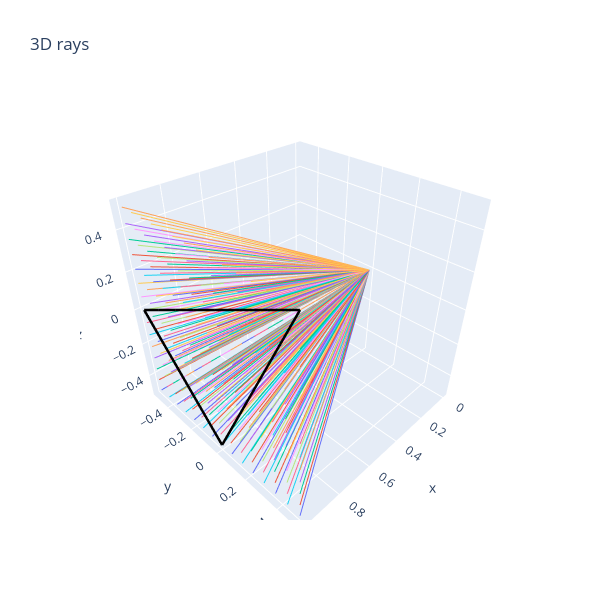
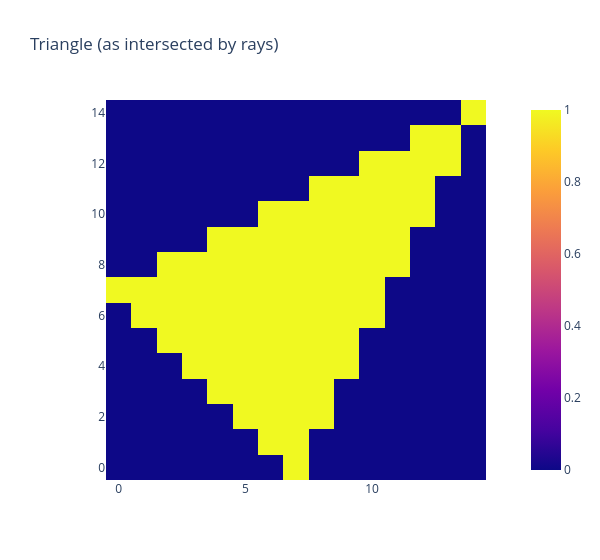
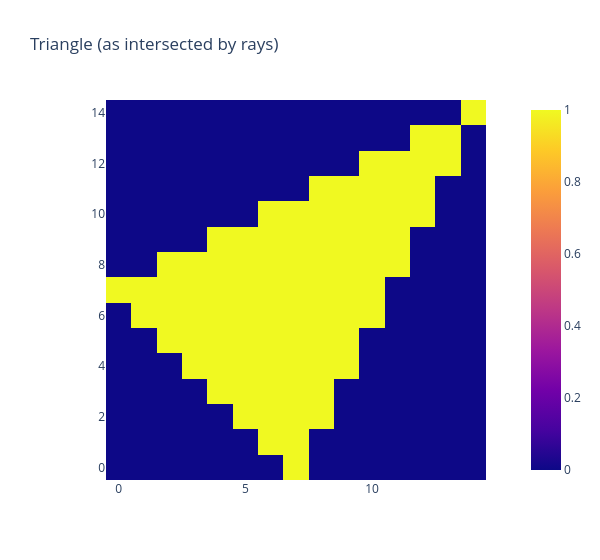

Source (notebook cell) for these figures, in order:
### Markdown cell above
### Exercise - implement `raytrace_triangle`

Below, you should implement `raytrace_triangle`, a funtion which checks whether each ray in `ray` intersects a single given triangle.

### Code cell
def raytrace_triangle(
    rays: Float[Tensor, "nrays rayPoints=2 dims=3"],
    triangle: Float[Tensor, "trianglePoints=3 dims=3"],
) -> Bool[Tensor, " nrays"]:
    """
    For each ray, return True if the triangle intersects that ray.
    """
    NR = rays.size(0)

    # Triangle is defined by 3 radius vectors: [[Ax, Ay, Az], [Bx, By, Bz], [Cx, Cy, Cz]]. We repeat this Number of Rays times
    A, B, C = einops.repeat(triangle, "pts dims -> pts NR dims", NR=NR)
    assert A.shape == (NR, 3)

    # Each element of `rays` is [[Ox, Oy, Oz], [Dx, Dy, Dz]]
    # unbind(dim=1) splits tensor ray into two different tensors (along axis 1 "raypoints=2")
    O, D = rays.unbind(dim=1)
    assert O.shape == (NR, 3)

    
    #For each ray, we solve:
    #   O - sD = A + u(B - A) + v(C - A) \equiv -sD + u(B - A) + v(C - A) = O - A
    # Solving for (s, u, v). For each ray, mat[i] is a 3x3 matrix
    # columns are -D[i], B[i] - A[i], and C[i] - A[i]
    mat: Float[Tensor, "NR 3 3"] = t.stack([-D, B - A, C - A], dim=-1)

    # For singular matrices we replace it with the identity
    dets: Float[Tensor, "NR"] = t.linalg.det(mat)
    is_singular = dets.abs() < 1e-8
    mat[is_singular] = t.eye(3)

    # Define vector on the right hand side of equation
    vec = O - A

    # Solve eqns
    sol: Float[Tensor, "NR 3"] = t.linalg.solve(mat, vec)
    s, u, v = sol.unbind(dim=-1)

    # Return boolean of (matrix is nonsingular) && (solution is in correct range implying intersection)
    return (s >= 0) & (u >= 0) & (v >= 0) & (u + v <= 1) & ~is_singular


A = t.tensor([1, 0.0, -0.5])
B = t.tensor([1, -0.5, 0.0])
C = t.tensor([1, 0.5, 0.5])
num_pixels_y = num_pixels_z = 15
y_limit = z_limit = 0.5

# Plot triangle & rays
test_triangle = t.stack([A, B, C], dim=0)
rays2d = make_rays_2d(num_pixels_y, num_pixels_z, y_limit, z_limit)
triangle_lines = t.stack([A, B, C, A, B, C], dim=0).reshape(-1, 2, 3)
render_lines_with_plotly(rays2d, triangle_lines)

# Calculate and display intersections
intersects = raytrace_triangle(rays2d, test_triangle)
img = intersects.reshape(num_pixels_y, num_pixels_z).int()
imshow(img, origin="lower", width=600, title="Triangle (as intersected by rays)")

### Figure 1 — Plotly figure (JSON) as saved in the notebook; plotly's stock layout.template omitted (floating-point values rounded to 4 significant figures)
{"data": [{"mode": "lines", "type": "scatter3d", "x": [0.0, 1.0], "y": [0.0, -0.5], "z": [0.0, -0.5]}, {"mode": "lines", "type": "scatter3d", "x": [0.0, 1.0], "y": [0.0, -0.5], "z": [0.0, -0.4286]}, {"mode": "lines", "type": "scatter3d", "x": [0.0, 1.0], "y": [0.0, -0.5], "z": [0.0, -0.3571]}, {"mode": "lines", "type": "scatter3d", "x": [0.0, 1.0], "y": [0.0, -0.5], "z": [0.0, -0.2857]}, {"mode": "lines", "type": "scatter3d", "x": [0.0, 1.0], "y": [0.0, -0.5], "z": [0.0, -0.2143]}, {"mode": "lines", "type": "scatter3d", "x": [0.0, 1.0], "y": [0.0, -0.5], "z": [0.0, -0.1429]}, {"mode": "lines", "type": "scatter3d", "x": [0.0, 1.0], "y": [0.0, -0.5], "z": [0.0, -0.07143]}, {"mode": "lines", "type": "scatter3d", "x": [0.0, 1.0], "y": [0.0, -0.5], "z": [0.0, -2.235e-08]}, {"mode": "lines", "type": "scatter3d", "x": [0.0, 1.0], "y": [0.0, -0.5], "z": [0.0, 0.07143]}, {"mode": "lines", "type": "scatter3d", "x": [0.0, 1.0], "y": [0.0, -0.5], "z": [0.0, 0.1429]}, {"mode": "lines", "type": "scatter3d", "x": [0.0, 1.0], "y": [0.0, -0.5], "z": [0.0, 0.2143]}, {"mode": "lines", "type": "scatter3d", "x": [0.0, 1.0], "y": [0.0, -0.5], "z": [0.0, 0.2857]}, {"mode": "lines", "type": "scatter3d", "x": [0.0, 1.0], "y": [0.0, -0.5], "z": [0.0, 0.3571]}, {"mode": "lines", "type": "scatter3d", "x": [0.0, 1.0], "y": [0.0, -0.5], "z": [0.0, 0.4286]}, {"mode": "lines", "type": "scatter3d", "x": [0.0, 1.0], "y": [0.0, -0.5], "z": [0.0, 0.5]}, {"mode": "lines", "type": "scatter3d", "x": [0.0, 1.0], "y": [0.0, -0.4286], "z": [0.0, -0.5]}, {"mode": "lines", "type": "scatter3d", "x": [0.0, 1.0], "y": [0.0, -0.4286], "z": [0.0, -0.4286]}, {"mode": "lines", "type": "scatter3d", "x": [0.0, 1.0], "y": [0.0, -0.4286], "z": [0.0, -0.3571]}, {"mode": "lines", "type": "scatter3d", "x": [0.0, 1.0], "y": [0.0, -0.4286], "z": [0.0, -0.2857]}, {"mode": "lines", "type": "scatter3d", "x": [0.0, 1.0], "y": [0.0, -0.4286], "z": [0.0, -0.2143]}, {"mode": "lines", "type": "scatter3d", "x": [0.0, 1.0], "y": [0.0, -0.4286], "z": [0.0, -0.1429]}, {"mode": "lines", "type": "scatter3d", "x": [0.0, 1.0], "y": [0.0, -0.4286], "z": [0.0, -0.07143]}, {"mode": "lines", "type": "scatter3d", "x": [0.0, 1.0], "y": [0.0, -0.4286], "z": [0.0, -2.235e-08]}, {"mode": "lines", "type": "scatter3d", "x": [0.0, 1.0], "y": [0.0, -0.4286], "z": [0.0, 0.07143]}, {"mode": "lines", "type": "scatter3d", "x": [0.0, 1.0], "y": [0.0, -0.4286], "z": [0.0, 0.1429]}, {"mode": "lines", "type": "scatter3d", "x": [0.0, 1.0], "y": [0.0, -0.4286], "z": [0.0, 0.2143]}, {"mode": "lines", "type": "scatter3d", "x": [0.0, 1.0], "y": [0.0, -0.4286], "z": [0.0, 0.2857]}, {"mode": "lines", "type": "scatter3d", "x": [0.0, 1.0], "y": [0.0, -0.4286], "z": [0.0, 0.3571]}, {"mode": "lines", "type": "scatter3d", "x": [0.0, 1.0], "y": [0.0, -0.4286], "z": [0.0, 0.4286]}, {"mode": "lines", "type": "scatter3d", "x": [0.0, 1.0], "y": [0.0, -0.4286], "z": [0.0, 0.5]}, {"mode": "lines", "type": "scatter3d", "x": [0.0, 1.0], "y": [0.0, -0.3571], "z": [0.0, -0.5]}, {"mode": "lines", "type": "scatter3d", "x": [0.0, 1.0], "y": [0.0, -0.3571], "z": [0.0, -0.4286]}, {"mode": "lines", "type": "scatter3d", "x": [0.0, 1.0], "y": [0.0, -0.3571], "z": [0.0, -0.3571]}, {"mode": "lines", "type": "scatter3d", "x": [0.0, 1.0], "y": [0.0, -0.3571], "z": [0.0, -0.2857]}, {"mode": "lines", "type": "scatter3d", "x": [0.0, 1.0], "y": [0.0, -0.3571], "z": [0.0, -0.2143]}, {"mode": "lines", "type": "scatter3d", "x": [0.0, 1.0], "y": [0.0, -0.3571], "z": [0.0, -0.1429]}, {"mode": "lines", "type": "scatter3d", "x": [0.0, 1.0], "y": [0.0, -0.3571], "z": [0.0, -0.07143]}, {"mode": "lines", "type": "scatter3d", "x": [0.0, 1.0], "y": [0.0, -0.3571], "z": [0.0, -2.235e-08]}, {"mode": "lines", "type": "scatter3d", "x": [0.0, 1.0], "y": [0.0, -0.3571], "z": [0.0, 0.07143]}, {"mode": "lines", "type": "scatter3d", "x": [0.0, 1.0], "y": [0.0, -0.3571], "z": [0.0, 0.1429]}, {"mode": "lines", "type": "scatter3d", "x": [0.0, 1.0], "y": [0.0, -0.3571], "z": [0.0, 0.2143]}, {"mode": "lines", "type": "scatter3d", "x": [0.0, 1.0], "y": [0.0, -0.3571], "z": [0.0, 0.2857]}, {"mode": "lines", "type": "scatter3d", "x": [0.0, 1.0], "y": [0.0, -0.3571], "z": [0.0, 0.3571]}, {"mode": "lines", "type": "scatter3d", "x": [0.0, 1.0], "y": [0.0, -0.3571], "z": [0.0, 0.4286]}, {"mode": "lines", "type": "scatter3d", "x": [0.0, 1.0], "y": [0.0, -0.3571], "z": [0.0, 0.5]}, {"mode": "lines", "type": "scatter3d", "x": [0.0, 1.0], "y": [0.0, -0.2857], "z": [0.0, -0.5]}, {"mode": "lines", "type": "scatter3d", "x": [0.0, 1.0], "y": [0.0, -0.2857], "z": [0.0, -0.4286]}, {"mode": "lines", "type": "scatter3d", "x": [0.0, 1.0], "y": [0.0, -0.2857], "z": [0.0, -0.3571]}, {"mode": "lines", "type": "scatter3d", "x": [0.0, 1.0], "y": [0.0, -0.2857], "z": [0.0, -0.2857]}, {"mode": "lines", "type": "scatter3d", "x": [0.0, 1.0], "y": [0.0, -0.2857], "z": [0.0, -0.2143]}, {"mode": "lines", "type": "scatter3d", "x": [0.0, 1.0], "y": [0.0, -0.2857], "z": [0.0, -0.1429]}, {"mode": "lines", "type": "scatter3d", "x": [0.0, 1.0], "y": [0.0, -0.2857], "z": [0.0, -0.07143]}, {"mode": "lines", "type": "scatter3d", "x": [0.0, 1.0], "y": [0.0, -0.2857], "z": [0.0, -2.235e-08]}, {"mode": "lines", "type": "scatter3d", "x": [0.0, 1.0], "y": [0.0, -0.2857], "z": [0.0, 0.07143]}, {"mode": "lines", "type": "scatter3d", "x": [0.0, 1.0], "y": [0.0, -0.2857], "z": [0.0, 0.1429]}, {"mode": "lines", "type": "scatter3d", "x": [0.0, 1.0], "y": [0.0, -0.2857], "z": [0.0, 0.2143]}, {"mode": "lines", "type": "scatter3d", "x": [0.0, 1.0], "y": [0.0, -0.2857], "z": [0.0, 0.2857]}, {"mode": "lines", "type": "scatter3d", "x": [0.0, 1.0], "y": [0.0, -0.2857], "z": [0.0, 0.3571]}, {"mode": "lines", "type": "scatter3d", "x": [0.0, 1.0], "y": [0.0, -0.2857], "z": [0.0, 0.4286]}, {"mode": "lines", "type": "scatter3d", "x": [0.0, 1.0], "y": [0.0, -0.2857], "z": [0.0, 0.5]}, {"mode": "lines", "type": "scatter3d", "x": [0.0, 1.0], "y": [0.0, -0.2143], "z": [0.0, -0.5]}, {"mode": "lines", "type": "scatter3d", "x": [0.0, 1.0], "y": [0.0, -0.2143], "z": [0.0, -0.4286]}, {"mode": "lines", "type": "scatter3d", "x": [0.0, 1.0], "y": [0.0, -0.2143], "z": [0.0, -0.3571]}, {"mode": "lines", "type": "scatter3d", "x": [0.0, 1.0], "y": [0.0, -0.2143], "z": [0.0, -0.2857]}, {"mode": "lines", "type": "scatter3d", "x": [0.0, 1.0], "y": [0.0, -0.2143], "z": [0.0, -0.2143]}, {"mode": "lines", "type": "scatter3d", "x": [0.0, 1.0], "y": [0.0, -0.2143], "z": [0.0, -0.1429]}, {"mode": "lines", "type": "scatter3d", "x": [0.0, 1.0], "y": [0.0, -0.2143], "z": [0.0, -0.07143]}, {"mode": "lines", "type": "scatter3d", "x": [0.0, 1.0], "y": [0.0, -0.2143], "z": [0.0, -2.235e-08]}, {"mode": "lines", "type": "scatter3d", "x": [0.0, 1.0], "y": [0.0, -0.2143], "z": [0.0, 0.07143]}, {"mode": "lines", "type": "scatter3d", "x": [0.0, 1.0], "y": [0.0, -0.2143], "z": [0.0, 0.1429]}, {"mode": "lines", "type": "scatter3d", "x": [0.0, 1.0], "y": [0.0, -0.2143], "z": [0.0, 0.2143]}, {"mode": "lines", "type": "scatter3d", "x": [0.0, 1.0], "y": [0.0, -0.2143], "z": [0.0, 0.2857]}, {"mode": "lines", "type": "scatter3d", "x": [0.0, 1.0], "y": [0.0, -0.2143], "z": [0.0, 0.3571]}, {"mode": "lines", "type": "scatter3d", "x": [0.0, 1.0], "y": [0.0, -0.2143], "z": [0.0, 0.4286]}, {"mode": "lines", "type": "scatter3d", "x": [0.0, 1.0], "y": [0.0, -0.2143], "z": [0.0, 0.5]}, {"mode": "lines", "type": "scatter3d", "x": [0.0, 1.0], "y": [0.0, -0.1429], "z": [0.0, -0.5]}, {"mode": "lines", "type": "scatter3d", "x": [0.0, 1.0], "y": [0.0, -0.1429], "z": [0.0, -0.4286]}, {"mode": "lines", "type": "scatter3d", "x": [0.0, 1.0], "y": [0.0, -0.1429], "z": [0.0, -0.3571]}, {"mode": "lines", "type": "scatter3d", "x": [0.0, 1.0], "y": [0.0, -0.1429], "z": [0.0, -0.2857]}, {"mode": "lines", "type": "scatter3d", "x": [0.0, 1.0], "y": [0.0, -0.1429], "z": [0.0, -0.2143]}, {"mode": "lines", "type": "scatter3d", "x": [0.0, 1.0], "y": [0.0, -0.1429], "z": [0.0, -0.1429]}, {"mode": "lines", "type": "scatter3d", "x": [0.0, 1.0], "y": [0.0, -0.1429], "z": [0.0, -0.07143]}, {"mode": "lines", "type": "scatter3d", "x": [0.0, 1.0], "y": [0.0, -0.1429], "z": [0.0, -2.235e-08]}, {"mode": "lines", "type": "scatter3d", "x": [0.0, 1.0], "y": [0.0, -0.1429], "z": [0.0, 0.07143]}, {"mode": "lines", "type": "scatter3d", "x": [0.0, 1.0], "y": [0.0, -0.1429], "z": [0.0, 0.1429]}, {"mode": "lines", "type": "scatter3d", "x": [0.0, 1.0], "y": [0.0, -0.1429], "z": [0.0, 0.2143]}, {"mode": "lines", "type": "scatter3d", "x": [0.0, 1.0], "y": [0.0, -0.1429], "z": [0.0, 0.2857]}, {"mode": "lines", "type": "scatter3d", "x": [0.0, 1.0], "y": [0.0, -0.1429], "z": [0.0, 0.3571]}, {"mode": "lines", "type": "scatter3d", "x": [0.0, 1.0], "y": [0.0, -0.1429], "z": [0.0, 0.4286]}, {"mode": "lines", "type": "scatter3d", "x": [0.0, 1.0], "y": [0.0, -0.1429], "z": [0.0, 0.5]}, {"mode": "lines", "type": "scatter3d", "x": [0.0, 1.0], "y": [0.0, -0.07143], "z": [0.0, -0.5]}, {"mode": "lines", "type": "scatter3d", "x": [0.0, 1.0], "y": [0.0, -0.07143], "z": [0.0, -0.4286]}, {"mode": "lines", "type": "scatter3d", "x": [0.0, 1.0], "y": [0.0, -0.07143], "z": [0.0, -0.3571]}, {"mode": "lines", "type": "scatter3d", "x": [0.0, 1.0], "y": [0.0, -0.07143], "z": [0.0, -0.2857]}, {"mode": "lines", "type": "scatter3d", "x": [0.0, 1.0], "y": [0.0, -0.07143], "z": [0.0, -0.2143]}, {"mode": "lines", "type": "scatter3d", "x": [0.0, 1.0], "y": [0.0, -0.07143], "z": [0.0, -0.1429]}, {"mode": "lines", "type": "scatter3d", "x": [0.0, 1.0], "y": [0.0, -0.07143], "z": [0.0, -0.07143]}, {"mode": "lines", "type": "scatter3d", "x": [0.0, 1.0], "y": [0.0, -0.07143], "z": [0.0, -2.235e-08]}, {"mode": "lines", "type": "scatter3d", "x": [0.0, 1.0], "y": [0.0, -0.07143], "z": [0.0, 0.07143]}, {"mode": "lines", "type": "scatter3d", "x": [0.0, 1.0], "y": [0.0, -0.07143], "z": [0.0, 0.1429]}, {"mode": "lines", "type": "scatter3d", "x": [0.0, 1.0], "y": [0.0, -0.07143], "z": [0.0, 0.2143]}, {"mode": "lines", "type": "scatter3d", "x": [0.0, 1.0], "y": [0.0, -0.07143], "z": [0.0, 0.2857]}, {"mode": "lines", "type": "scatter3d", "x": [0.0, 1.0], "y": [0.0, -0.07143], "z": [0.0, 0.3571]}, {"mode": "lines", "type": "scatter3d", "x": [0.0, 1.0], "y": [0.0, -0.07143], "z": [0.0, 0.4286]}, {"mode": "lines", "type": "scatter3d", "x": [0.0, 1.0], "y": [0.0, -0.07143], "z": [0.0, 0.5]}, {"mode": "lines", "type": "scatter3d", "x": [0.0, 1.0], "y": [0.0, -2.235e-08], "z": [0.0, -0.5]}, {"mode": "lines", "type": "scatter3d", "x": [0.0, 1.0], "y": [0.0, -2.235e-08], "z": [0.0, -0.4286]}, {"mode": "lines", "type": "scatter3d", "x": [0.0, 1.0], "y": [0.0, -2.235e-08], "z": [0.0, -0.3571]}, {"mode": "lines", "type": "scatter3d", "x": [0.0, 1.0], "y": [0.0, -2.235e-08], "z": [0.0, -0.2857]}, {"mode": "lines", "type": "scatter3d", "x": [0.0, 1.0], "y": [0.0, -2.235e-08], "z": [0.0, -0.2143]}, {"mode": "lines", "type": "scatter3d", "x": [0.0, 1.0], "y": [0.0, -2.235e-08], "z": [0.0, -0.1429]}, {"mode": "lines", "type": "scatter3d", "x": [0.0, 1.0], "y": [0.0, -2.235e-08], "z": [0.0, -0.07143]}, {"mode": "lines", "type": "scatter3d", "x": [0.0, 1.0], "y": [0.0, -2.235e-08], "z": [0.0, -2.235e-08]}, {"mode": "lines", "type": "scatter3d", "x": [0.0, 1.0], "y": [0.0, -2.235e-08], "z": [0.0, 0.07143]}, {"mode": "lines", "type": "scatter3d", "x": [0.0, 1.0], "y": [0.0, -2.235e-08], "z": [0.0, 0.1429]}, {"mode": "lines", "type": "scatter3d", "x": [0.0, 1.0], "y": [0.0, -2.235e-08], "z": [0.0, 0.2143]}, {"mode": "lines", "type": "scatter3d", "x": [0.0, 1.0], "y": [0.0, -2.235e-08], "z": [0.0, 0.2857]}, {"mode": "lines", "type": "scatter3d", "x": [0.0, 1.0], "y": [0.0, -2.235e-08], "z": [0.0, 0.3571]}, {"mode": "lines", "type": "scatter3d", "x": [0.0, 1.0], "y": [0.0, -2.235e-08], "z": [0.0, 0.4286]}, {"mode": "lines", "type": "scatter3d", "x": [0.0, 1.0], "y": [0.0, -2.235e-08], "z": [0.0, 0.5]}, {"mode": "lines", "type": "scatter3d", "x": [0.0, 1.0], "y": [0.0, 0.07143], "z": [0.0, -0.5]}, {"mode": "lines", "type": "scatter3d", "x": [0.0, 1.0], "y": [0.0, 0.07143], "z": [0.0, -0.4286]}, {"mode": "lines", "type": "scatter3d", "x": [0.0, 1.0], "y": [0.0, 0.07143], "z": [0.0, -0.3571]}, {"mode": "lines", "type": "scatter3d", "x": [0.0, 1.0], "y": [0.0, 0.07143], "z": [0.0, -0.2857]}, {"mode": "lines", "type": "scatter3d", "x": [0.0, 1.0], "y": [0.0, 0.07143], "z": [0.0, -0.2143]}, {"mode": "lines", "type": "scatter3d", "x": [0.0, 1.0], "y": [0.0, 0.07143], "z": [0.0, -0.1429]}, {"mode": "lines", "type": "scatter3d", "x": [0.0, 1.0], "y": [0.0, 0.07143], "z": [0.0, -0.07143]}, {"mode": "lines", "type": "scatter3d", "x": [0.0, 1.0], "y": [0.0, 0.07143], "z": [0.0, -2.235e-08]}, {"mode": "lines", "type": "scatter3d", "x": [0.0, 1.0], "y": [0.0, 0.07143], "z": [0.0, 0.07143]}, {"mode": "lines", "type": "scatter3d", "x": [0.0, 1.0], "y": [0.0, 0.07143], "z": [0.0, 0.1429]}, {"mode": "lines", "type": "scatter3d", "x": [0.0, 1.0], "y": [0.0, 0.07143], "z": [0.0, 0.2143]}, {"mode": "lines", "type": "scatter3d", "x": [0.0, 1.0], "y": [0.0, 0.07143], "z": [0.0, 0.2857]}, {"mode": "lines", "type": "scatter3d", "x": [0.0, 1.0], "y": [0.0, 0.07143], "z": [0.0, 0.3571]}, {"mode": "lines", "type": "scatter3d", "x": [0.0, 1.0], "y": [0.0, 0.07143], "z": [0.0, 0.4286]}, {"mode": "lines", "type": "scatter3d", "x": [0.0, 1.0], "y": [0.0, 0.07143], "z": [0.0, 0.5]}, {"mode": "lines", "type": "scatter3d", "x": [0.0, 1.0], "y": [0.0, 0.1429], "z": [0.0, -0.5]}, {"mode": "lines", "type": "scatter3d", "x": [0.0, 1.0], "y": [0.0, 0.1429], "z": [0.0, -0.4286]}, {"mode": "lines", "type": "scatter3d", "x": [0.0, 1.0], "y": [0.0, 0.1429], "z": [0.0, -0.3571]}, {"mode": "lines", "type": "scatter3d", "x": [0.0, 1.0], "y": [0.0, 0.1429], "z": [0.0, -0.2857]}, {"mode": "lines", "type": "scatter3d", "x": [0.0, 1.0], "y": [0.0, 0.1429], "z": [0.0, -0.2143]}, {"mode": "lines", "type": "scatter3d", "x": [0.0, 1.0], "y": [0.0, 0.1429], "z": [0.0, -0.1429]}, {"mode": "lines", "type": "scatter3d", "x": [0.0, 1.0], "y": [0.0, 0.1429], "z": [0.0, -0.07143]}, {"mode": "lines", "type": "scatter3d", "x": [0.0, 1.0], "y": [0.0, 0.1429], "z": [0.0, -2.235e-08]}, {"mode": "lines", "type": "scatter3d", "x": [0.0, 1.0], "y": [0.0, 0.1429], "z": [0.0, 0.07143]}, {"mode": "lines", "type": "scatter3d", "x": [0.0, 1.0], "y": [0.0, 0.1429], "z": [0.0, 0.1429]}, {"mode": "lines", "type": "scatter3d", "x": [0.0, 1.0], "y": [0.0, 0.1429], "z": [0.0, 0.2143]}, {"mode": "lines", "type": "scatter3d", "x": [0.0, 1.0], "y": [0.0, 0.1429], "z": [0.0, 0.2857]}, {"mode": "lines", "type": "scatter3d", "x": [0.0, 1.0], "y": [0.0, 0.1429], "z": [0.0, 0.3571]}, {"mode": "lines", "type": "scatter3d", "x": [0.0, 1.0], "y": [0.0, 0.1429], "z": [0.0, 0.4286]}, {"mode": "lines", "type": "scatter3d", "x": [0.0, 1.0], "y": [0.0, 0.1429], "z": [0.0, 0.5]}, {"mode": "lines", "type": "scatter3d", "x": [0.0, 1.0], "y": [0.0, 0.2143], "z": [0.0, -0.5]}, {"mode": "lines", "type": "scatter3d", "x": [0.0, 1.0], "y": [0.0, 0.2143], "z": [0.0, -0.4286]}, {"mode": "lines", "type": "scatter3d", "x": [0.0, 1.0], "y": [0.0, 0.2143], "z": [0.0, -0.3571]}, {"mode": "lines", "type": "scatter3d", "x": [0.0, 1.0], "y": [0.0, 0.2143], "z": [0.0, -0.2857]}, {"mode": "lines", "type": "scatter3d", "x": [0.0, 1.0], "y": [0.0, 0.2143], "z": [0.0, -0.2143]}, {"mode": "lines", "type": "scatter3d", "x": [0.0, 1.0], "y": [0.0, 0.2143], "z": [0.0, -0.1429]}, {"mode": "lines", "type": "scatter3d", "x": [0.0, 1.0], "y": [0.0, 0.2143], "z": [0.0, -0.07143]}, {"mode": "lines", "type": "scatter3d", "x": [0.0, 1.0], "y": [0.0, 0.2143], "z": [0.0, -2.235e-08]}, {"mode": "lines", "type": "scatter3d", "x": [0.0, 1.0], "y": [0.0, 0.2143], "z": [0.0, 0.07143]}, {"mode": "lines", "type": "scatter3d", "x": [0.0, 1.0], "y": [0.0, 0.2143], "z": [0.0, 0.1429]}, {"mode": "lines", "type": "scatter3d", "x": [0.0, 1.0], "y": [0.0, 0.2143], "z": [0.0, 0.2143]}, {"mode": "lines", "type": "scatter3d", "x": [0.0, 1.0], "y": [0.0, 0.2143], "z": [0.0, 0.2857]}, {"mode": "lines", "type": "scatter3d", "x": [0.0, 1.0], "y": [0.0, 0.2143], "z": [0.0, 0.3571]}, {"mode": "lines", "type": "scatter3d", "x": [0.0, 1.0], "y": [0.0, 0.2143], "z": [0.0, 0.4286]}, {"mode": "lines", "type": "scatter3d", "x": [0.0, 1.0], "y": [0.0, 0.2143], "z": [0.0, 0.5]}, {"mode": "lines", "type": "scatter3d", "x": [0.0, 1.0], "y": [0.0, 0.2857], "z": [0.0, -0.5]}, {"mode": "lines", "type": "scatter3d", "x": [0.0, 1.0], "y": [0.0, 0.2857], "z": [0.0, -0.4286]}, {"mode": "lines", "type": "scatter3d", "x": [0.0, 1.0], "y": [0.0, 0.2857], "z": [0.0, -0.3571]}, {"mode": "lines", "type": "scatter3d", "x": [0.0, 1.0], "y": [0.0, 0.2857], "z": [0.0, -0.2857]}, {"mode": "lines", "type": "scatter3d", "x": [0.0, 1.0], "y": [0.0, 0.2857], "z": [0.0, -0.2143]}, {"mode": "lines", "type": "scatter3d", "x": [0.0, 1.0], "y": [0.0, 0.2857], "z": [0.0, -0.1429]}, {"mode": "lines", "type": "scatter3d", "x": [0.0, 1.0], "y": [0.0, 0.2857], "z": [0.0, -0.07143]}, {"mode": "lines", "type": "scatter3d", "x": [0.0, 1.0], "y": [0.0, 0.2857], "z": [0.0, -2.235e-08]}, {"mode": "lines", "type": "scatter3d", "x": [0.0, 1.0], "y": [0.0, 0.2857], "z": [0.0, 0.07143]}, {"mode": "lines", "type": "scatter3d", "x": [0.0, 1.0], "y": [0.0, 0.2857], "z": [0.0, 0.1429]}, {"mode": "lines", "type": "scatter3d", "x": [0.0, 1.0], "y": [0.0, 0.2857], "z": [0.0, 0.2143]}, {"mode": "lines", "type": "scatter3d", "x": [0.0, 1.0], "y": [0.0, 0.2857], "z": [0.0, 0.2857]}, {"mode": "lines", "type": "scatter3d", "x": [0.0, 1.0], "y": [0.0, 0.2857], "z": [0.0, 0.3571]}, {"mode": "lines", "type": "scatter3d", "x": [0.0, 1.0], "y": [0.0, 0.2857], "z": [0.0, 0.4286]}, {"mode": "lines", "type": "scatter3d", "x": [0.0, 1.0], "y": [0.0, 0.2857], "z": [0.0, 0.5]}, {"mode": "lines", "type": "scatter3d", "x": [0.0, 1.0], "y": [0.0, 0.3571], "z": [0.0, -0.5]}, {"mode": "lines", "type": "scatter3d", "x": [0.0, 1.0], "y": [0.0, 0.3571], "z": [0.0, -0.4286]}, {"mode": "lines", "type": "scatter3d", "x": [0.0, 1.0], "y": [0.0, 0.3571], "z": [0.0, -0.3571]}, {"mode": "lines", "type": "scatter3d", "x": [0.0, 1.0], "y": [0.0, 0.3571], "z": [0.0, -0.2857]}, {"mode": "lines", "type": "scatter3d", "x": [0.0, 1.0], "y": [0.0, 0.3571], "z": [0.0, -0.2143]}, {"mode": "lines", "type": "scatter3d", "x": [0.0, 1.0], "y": [0.0, 0.3571], "z": [0.0, -0.1429]}, {"mode": "lines", "type": "scatter3d", "x": [0.0, 1.0], "y": [0.0, 0.3571], "z": [0.0, -0.07143]}, {"mode": "lines", "type": "scatter3d", "x": [0.0, 1.0], "y": [0.0, 0.3571], "z": [0.0, -2.235e-08]}, {"mode": "lines", "type": "scatter3d", "x": [0.0, 1.0], "y": [0.0, 0.3571], "z": [0.0, 0.07143]}, {"mode": "lines", "type": "scatter3d", "x": [0.0, 1.0], "y": [0.0, 0.3571], "z": [0.0, 0.1429]}, {"mode": "lines", "type": "scatter3d", "x": [0.0, 1.0], "y": [0.0, 0.3571], "z": [0.0, 0.2143]}, {"mode": "lines", "type": "scatter3d", "x": [0.0, 1.0], "y": [0.0, 0.3571], "z": [0.0, 0.2857]}, {"mode": "lines", "type": "scatter3d", "x": [0.0, 1.0], "y": [0.0, 0.3571], "z": [0.0, 0.3571]}, {"mode": "lines", "type": "scatter3d", "x": [0.0, 1.0], "y": [0.0, 0.3571], "z": [0.0, 0.4286]}, {"mode": "lines", "type": "scatter3d", "x": [0.0, 1.0], "y": [0.0, 0.3571], "z": [0.0, 0.5]}, {"mode": "lines", "type": "scatter3d", "x": [0.0, 1.0], "y": [0.0, 0.4286], "z": [0.0, -0.5]}, {"mode": "lines", "type": "scatter3d", "x": [0.0, 1.0], "y": [0.0, 0.4286], "z": [0.0, -0.4286]}, {"mode": "lines", "type": "scatter3d", "x": [0.0, 1.0], "y": [0.0, 0.4286], "z": [0.0, -0.3571]}, {"mode": "lines", "type": "scatter3d", "x": [0.0, 1.0], "y": [0.0, 0.4286], "z": [0.0, -0.2857]}, {"mode": "lines", "type": "scatter3d", "x": [0.0, 1.0], "y": [0.0, 0.4286], "z": [0.0, -0.2143]}, {"mode": "lines", "type": "scatter3d", "x": [0.0, 1.0], "y": [0.0, 0.4286], "z": [0.0, -0.1429]}, {"mode": "lines", "type": "scatter3d", "x": [0.0, 1.0], "y": [0.0, 0.4286], "z": [0.0, -0.07143]}, {"mode": "lines", "type": "scatter3d", "x": [0.0, 1.0], "y": [0.0, 0.4286], "z": [0.0, -2.235e-08]}, {"mode": "lines", "type": "scatter3d", "x": [0.0, 1.0], "y": [0.0, 0.4286], "z": [0.0, 0.07143]}, {"mode": "lines", "type": "scatter3d", "x": [0.0, 1.0], "y": [0.0, 0.4286], "z": [0.0, 0.1429]}, {"mode": "lines", "type": "scatter3d", "x": [0.0, 1.0], "y": [0.0, 0.4286], "z": [0.0, 0.2143]}, {"mode": "lines", "type": "scatter3d", "x": [0.0, 1.0], "y": [0.0, 0.4286], "z": [0.0, 0.2857]}, {"mode": "lines", "type": "scatter3d", "x": [0.0, 1.0], "y": [0.0, 0.4286], "z": [0.0, 0.3571]}, {"mode": "lines", "type": "scatter3d", "x": [0.0, 1.0], "y": [0.0, 0.4286], "z": [0.0, 0.4286]}, {"mode": "lines", "type": "scatter3d", "x": [0.0, 1.0], "y": [0.0, 0.4286], "z": [0.0, 0.5]}, {"mode": "lines", "type": "scatter3d", "x": [0.0, 1.0], "y": [0.0, 0.5], "z": [0.0, -0.5]}, {"mode": "lines", "type": "scatter3d", "x": [0.0, 1.0], "y": [0.0, 0.5], "z": [0.0, -0.4286]}, {"mode": "lines", "type": "scatter3d", "x": [0.0, 1.0], "y": [0.0, 0.5], "z": [0.0, -0.3571]}, {"mode": "lines", "type": "scatter3d", "x": [0.0, 1.0], "y": [0.0, 0.5], "z": [0.0, -0.2857]}, {"mode": "lines", "type": "scatter3d", "x": [0.0, 1.0], "y": [0.0, 0.5], "z": [0.0, -0.2143]}, {"mode": "lines", "type": "scatter3d", "x": [0.0, 1.0], "y": [0.0, 0.5], "z": [0.0, -0.1429]}, {"mode": "lines", "type": "scatter3d", "x": [0.0, 1.0], "y": [0.0, 0.5], "z": [0.0, -0.07143]}, {"mode": "lines", "type": "scatter3d", "x": [0.0, 1.0], "y": [0.0, 0.5], "z": [0.0, -2.235e-08]}, {"mode": "lines", "type": "scatter3d", "x": [0.0, 1.0], "y": [0.0, 0.5], "z": [0.0, 0.07143]}, {"mode": "lines", "type": "scatter3d", "x": [0.0, 1.0], "y": [0.0, 0.5], "z": [0.0, 0.1429]}, {"mode": "lines", "type": "scatter3d", "x": [0.0, 1.0], "y": [0.0, 0.5], "z": [0.0, 0.2143]}, {"mode": "lines", "type": "scatter3d", "x": [0.0, 1.0], "y": [0.0, 0.5], "z": [0.0, 0.2857]}, {"mode": "lines", "type": "scatter3d", "x": [0.0, 1.0], "y": [0.0, 0.5], "z": [0.0, 0.3571]}, {"mode": "lines", "type": "scatter3d", "x": [0.0, 1.0], "y": [0.0, 0.5], "z": [0.0, 0.4286]}, {"mode": "lines", "type": "scatter3d", "x": [0.0, 1.0], "y": [0.0, 0.5], "z": [0.0, 0.5]}, {"line": {"color": "black", "width": 5}, "mode": "lines", "type": "scatter3d", "x": [1.0, 1.0], "y": [0.0, -0.5], "z": [-0.5, 0.0]}, {"line": {"color": "black", "width": 5}, "mode": "lines", "type": "scatter3d", "x": [1.0, 1.0], "y": [0.5, 0.0], "z": [0.5, -0.5]}, {"line": {"color": "black", "width": 5}, "mode": "lines", "type": "scatter3d", "x": [1.0, 1.0], "y": [-0.5, 0.5], "z": [0.0, 0.5]}], "layout": {"height": 600, "showlegend": false, "title": {"text": "3D rays"}, "width": 600}}

### Figure 2 — Plotly figure (JSON) as saved in the notebook; plotly's stock layout.template omitted (floating-point values rounded to 4 significant figures; data arrays with more than 128 entries replaced by an {"elided": "..."} marker saying what was removed)
{"data": [{"coloraxis": "coloraxis", "hovertemplate": "x: %{x}<br>y: %{y}<br>color: %{z}<extra></extra>", "name": "0", "type": "heatmap", "xaxis": "x", "yaxis": "y", "z": {"elided": "15x15 int values"}}], "layout": {"coloraxis": {"colorscale": [[0, "#0d0887"], [0.1111, "#46039f"], [0.2222, "#7201a8"], [0.3333, "#9c179e"], [0.4444, "#bd3786"], [0.5556, "#d8576b"], [0.6667, "#ed7953"], [0.7778, "#fb9f3a"], [0.8889, "#fdca26"], [1, "#f0f921"]]}, "title": {"text": "Triangle (as intersected by rays)"}, "width": 600, "xaxis": {"anchor": "y", "constrain": "domain", "domain": [0, 1], "scaleanchor": "y"}, "yaxis": {"anchor": "x", "autorange": true, "constrain": "domain", "domain": [0, 1]}}}

### Figure 3 — Plotly figure (JSON) as saved in the notebook; plotly's stock layout.template omitted (floating-point values rounded to 4 significant figures; data arrays with more than 128 entries replaced by an {"elided": "..."} marker saying what was removed)
{"data": [{"coloraxis": "coloraxis", "hovertemplate": "x: %{x}<br>y: %{y}<br>color: %{z}<extra></extra>", "name": "0", "type": "heatmap", "xaxis": "x", "yaxis": "y", "z": {"elided": "15x15 int values"}}], "layout": {"coloraxis": {"colorscale": [[0, "#0d0887"], [0.1111, "#46039f"], [0.2222, "#7201a8"], [0.3333, "#9c179e"], [0.4444, "#bd3786"], [0.5556, "#d8576b"], [0.6667, "#ed7953"], [0.7778, "#fb9f3a"], [0.8889, "#fdca26"], [1, "#f0f921"]]}, "title": {"text": "Triangle (as intersected by rays)"}, "width": 600, "xaxis": {"anchor": "y", "constrain": "domain", "domain": [0, 1], "scaleanchor": "y"}, "yaxis": {"anchor": "x", "autorange": true, "constrain": "domain", "domain": [0, 1]}}}
